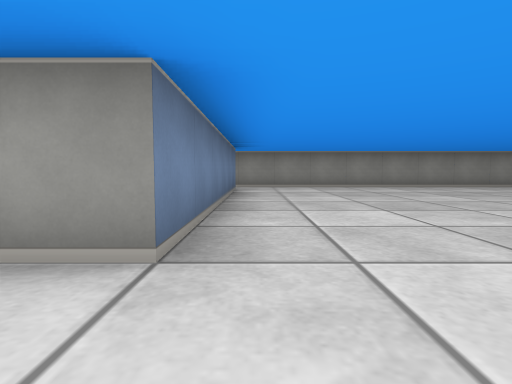
View 1 (above)

16 first-person views from a walk through a cub3D maze. The camera is about half as high as the walls, tilts 4° down and sees 80° across. The floor is counted in squares. Each view is taken from the middle of a square. On the plan, view 1 faces up. The plan holds only what a view shows up to about 9 squares ahead; the rest is blank.

View 2
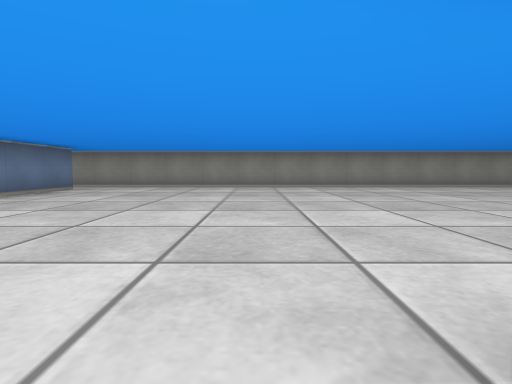

View 3
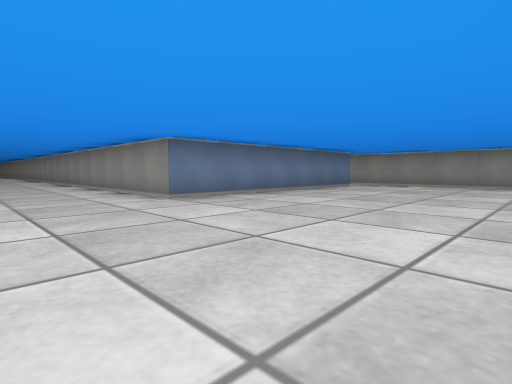

View 4
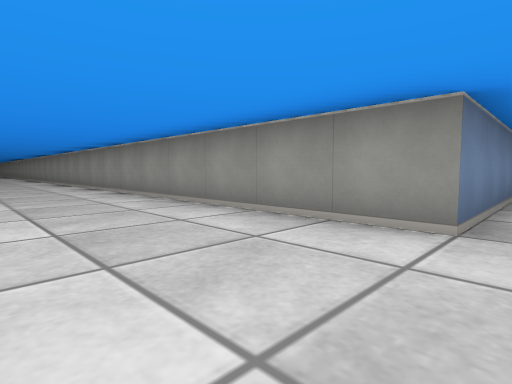

View 5
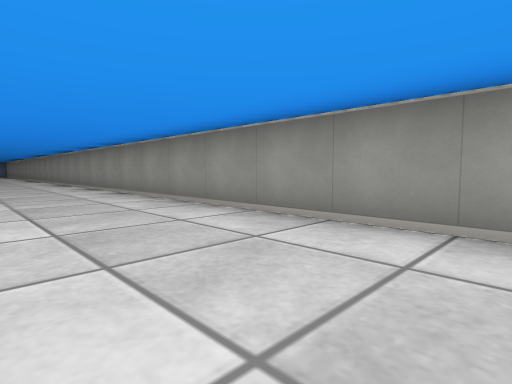

View 6
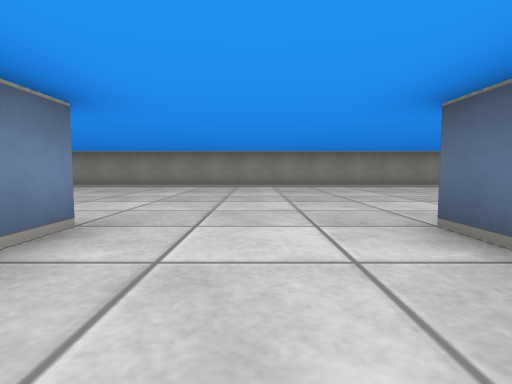

View 7
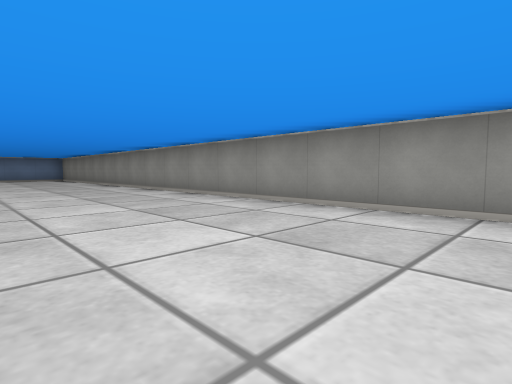

View 8
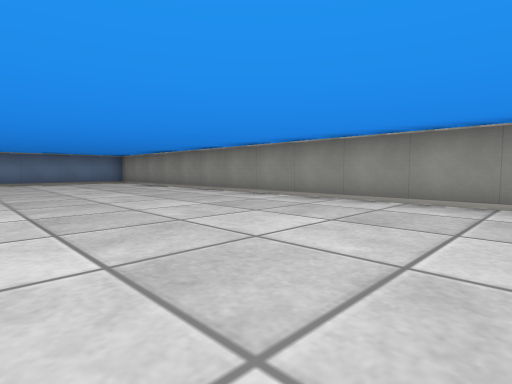

View 9
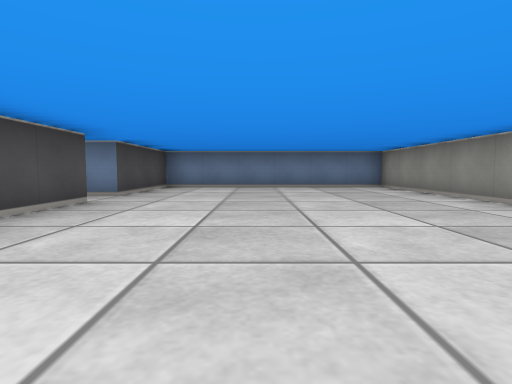

View 10
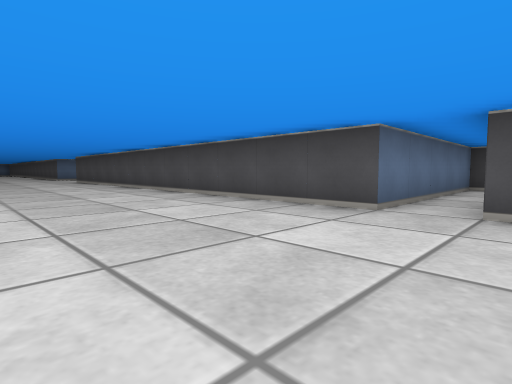

View 11
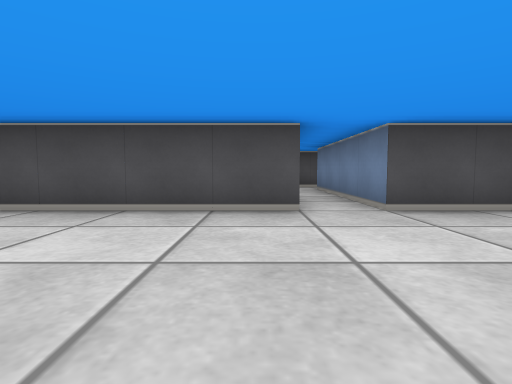

View 12
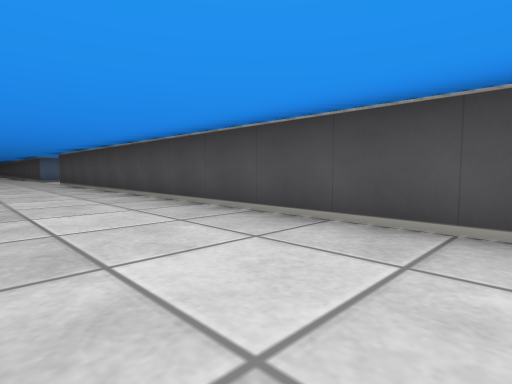

View 13
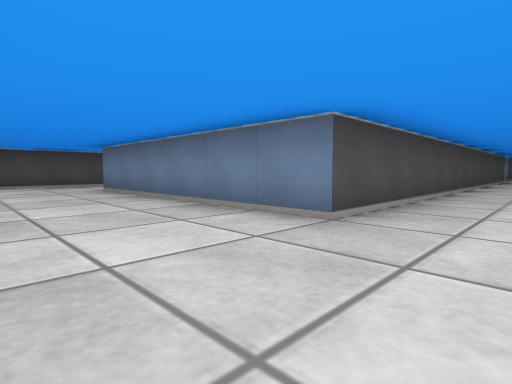

View 14
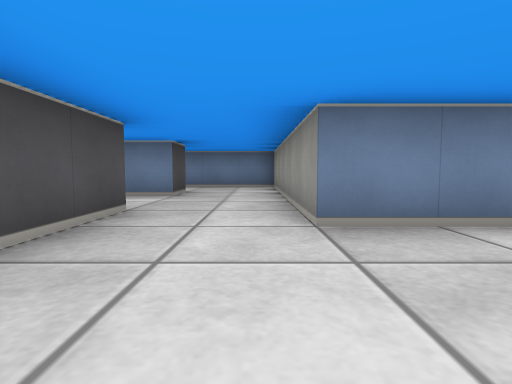

View 15
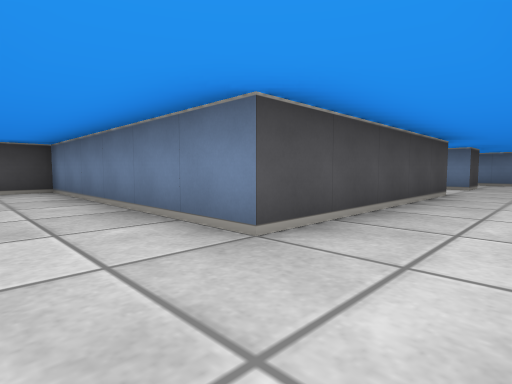

View 16
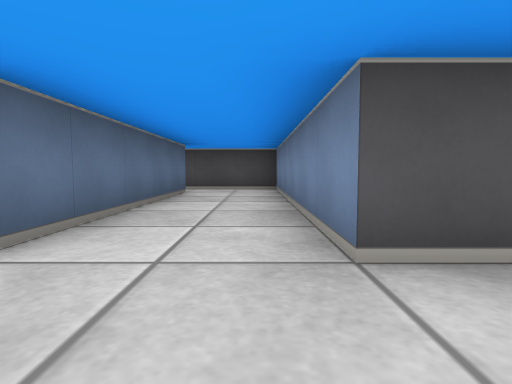

### Floor plan
Points are (right, up) in squares from view 1. A wall is a line through its corners. A room is listed if a view was taken in it or the views show most of it. See-through windows are left out.
Room 1 (views 1, 2, 3, 4, 5, 6, 7, 8, 9, 10, 11, 12, 13, 14)
walls: (-0.5, 7.5) (-0.5, 1.5) (-30.5, 1.5) (-30.5, -4.5) (-27.5, -4.5) (-27.5, -8.5); (11.1, 8.5) (-1.1, 8.5); (-11.5, -5.2) (-11.5, -4.5); (-15.5, -12.5) (-10.5, -12.5); (-27.8, -9.5) (-26.5, -9.5) (-26.5, -4.5) (-14.5, -4.5) (-14.5, -10.5) (-15.5, -10.5)
ways out: opening at (-11, -11.5) to room 2; opening at (-27, -9); opening at (-15, -11.5)
Room 2 (views 15, 16)
walls: (-10.5, -12.5) (-10.5, -18.5) (-8.2, -18.5); (-8.5, -17.5) (-8.5, -12.8)
ways out: opening at (-11, -11.5) to room 1

Where each view was taken, in squares from view 1:
view 1: 0 up, 0 right, facing up
view 2: 0 up, 4 right, facing up
view 3: 1 down, 4 right, facing up-left
view 4: 1 down, 0 right, facing up-left
view 5: 1 down, 6 left, facing up-left
view 6: 7 down, 13 left, facing up
view 7: 2 down, 15 left, facing up-left
view 8: 3 down, 19 left, facing up-left
view 9: 2 down, 22 left, facing left
view 10: 1 down, 28 left, facing down-right
view 11: 1 down, 26 left, facing down
view 12: 2 down, 26 left, facing down-right
view 13: 3 down, 12 left, facing down-left
view 14: 11 down, 12 left, facing left
view 15: 11 down, 9 left, facing down-left
view 16: 11 down, 10 left, facing down
